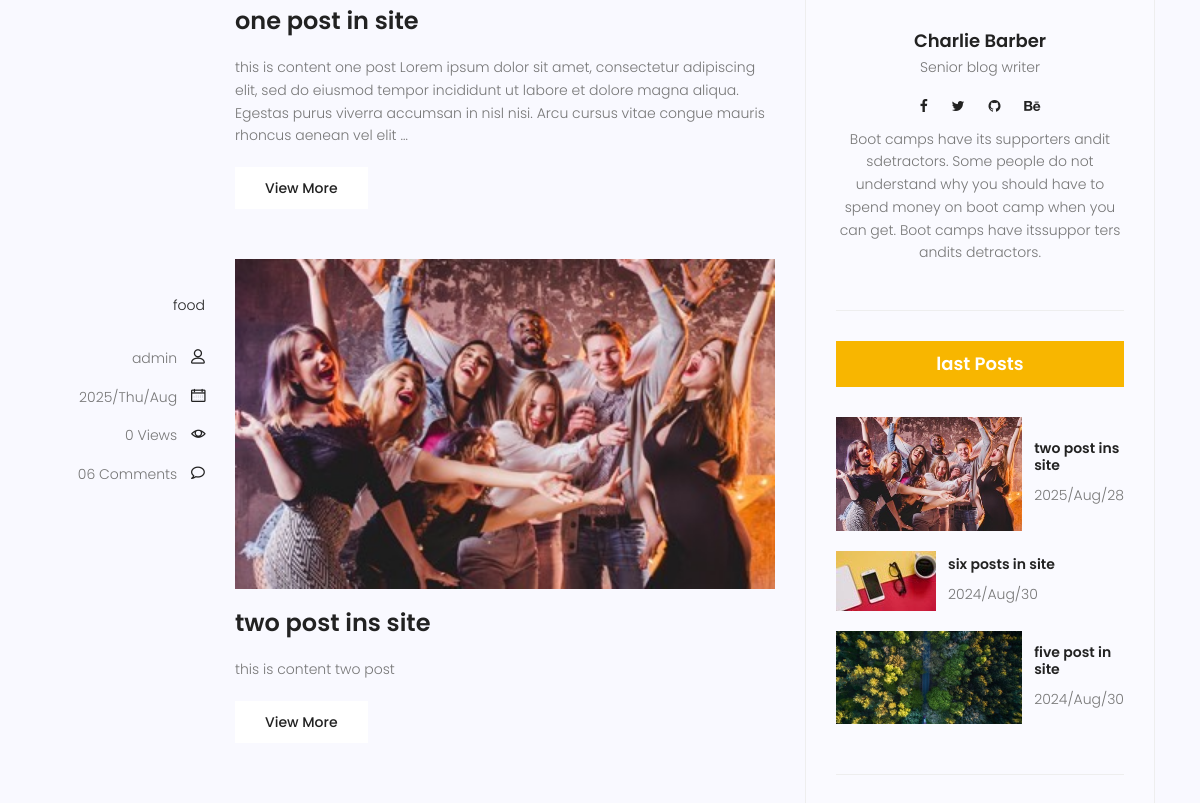
/blogs/ (middle part), run on an earlier commit of the app's database.
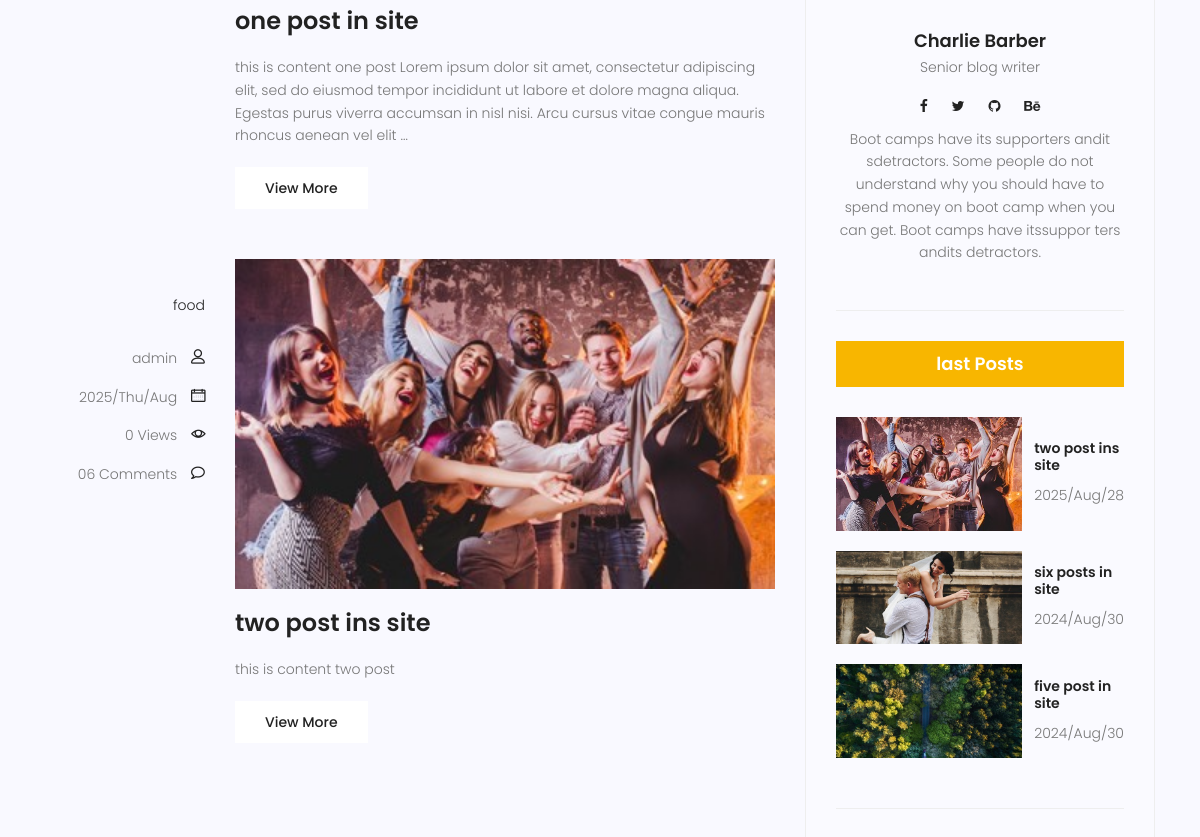
And on a later commit of the database.
### blog/models.py (models this page shows, shortened)
class Post(models.Model):
    author = models.ForeignKey(User,on_delete=models.SET_NULL,null=True)
    title = models.CharField(max_length=255)
    content = models.TextField()
    category = models.ManyToManyField('Category')
    image = models.ImageField(upload_to="blog_image",null=True)
    status = models.BooleanField(default=False)
    counted_view = models.IntegerField(default=0)
    created_date = models.DateTimeField(auto_now_add=True,null=True)
    updated_date = models.DateTimeField(auto_now=True,null=True)
    published_date = models.DateTimeField(null=True)
    class Meta:
        ordering = ["created_date"]
        verbose_name = "پست "
        verbose_name_plural = "پست ها "

### blog/views.py (the view)
# urls.py: path("",views.all_blogs_view,name="all"),
def all_blogs_view(request,**kwargs):
    time_now = timezone.now()
    posts = Post.objects.exclude(published_date__gt=time_now).filter(status=True)
    cat_name = ""
    username = ""
    if kwargs.get("cat_name") != None:
        cat_name = kwargs.get("cat_name")
        posts = posts.filter(category__name=kwargs.get("cat_name"))
    if kwargs.get("username") != None:
        username = kwargs.get("username")
        posts = posts.filter(author__username=kwargs.get("username"))
    posts = Paginator(posts,2)
    try :
        page_number = request.GET.get("page")
        posts = posts.get_page(page_number)
    except PageNotAnInteger:
        posts = posts.get_page(1)
    except EmptyPage :
        posts = posts.get_page(1)
    return render(request,"blog/all_blog.html",{"posts" :posts,"cat_name":cat_name ,"username" :username})

### blog/models.py (called while the page is built)
    def __str__(self):
        return self.name

### blog/templatetags/blog_sidebar.py (called while the page is built)
@register.inclusion_tag("blog/category_sidebar.html")
def all_category_sidebar():
    time_now = timezone.now()
    posts = Post.objects.exclude(published_date__gt=time_now).filter(status=True)
    category_dict = {}
    category = Category.objects.all()
    for name in category :
        category_dict[name] = posts.filter(category=name).count()
    return {
        "category": category_dict
    }

@register.inclusion_tag("blog/last_post_sidebar.html")
def last_post_sidebar():
    time_now = timezone.now()
    last_posts = Post.objects.exclude(published_date__gt=time_now).filter(status=True).order_by("-published_date")[:3]
    return {"last_posts" :last_posts}

### templates/blog/all_blog.html (shortened to what this page needs)
{% extends 'base.html' %}
{% load static %}
{% load blog_sidebar %}
{% block content %}
<section class="post-content-area">
    <div class="container">
        <div class="row">
            <div class="col-lg-8 posts-list">
                {% for post in posts %}
                <div class="single-post row">
                    <div class="col-lg-3  col-md-3 meta-details">
                        <ul class="tags">
                            {% for cat in post.category.all%}
                            <li><a href="{% url 'blog:category' cat.name %}">{{cat.name}}</a></li>
                            {% endfor %}
                        </ul>
                        <div class="user-details row">
                            <p class="user-name col-lg-12 col-md-12 col-6"><a href="{% url 'blog:author' post.author.username %}">{{ post.author}}</a> <span class="lnr lnr-user"></span></p>
                            <p class="date col-lg-12 col-md-12 col-6"><a href="#">{{post.published_date|date:"Y/D/M "}}</a> <span class="lnr lnr-calendar-full"></span></p>
                            <p class="view col-lg-12 col-md-12 col-6"><a href="#">{{post.counted_view}} Views</a> <span class="lnr lnr-eye"></span></p>
                            <p class="comments col-lg-12 col-md-12 col-6"><a href="#">06 Comments</a> <span class="lnr lnr-bubble"></span></p>
                        </div>
                    </div>
                    <div class="col-lg-9 col-md-9 ">
                        <div class="feature-img">
                            <img class="img-fluid" src="{{post.image.url}}" alt="">
                        </div>
                        <a class="posts-title" href="{% url 'blog:single' post.id %}"><h3>{{post.title}}</h3></a>
                        <p class="excert">
                            {{post.content|truncatewords:40}}
                        </p>
                        <a href="{% url 'blog:single' post.id %}" class="primary-btn">View More</a>
                    </div>
                </div>
                {% endfor %}
                <nav class="blog-pagination justify-content-center d-flex">
                </nav>
            </div>
            <div class="col-lg-4 sidebar-widgets">
                <div class="widget-wrap">
                    <div class="single-sidebar-widget user-info-widget">
                        <a href="#"><h4>Charlie Barber</h4></a>
                        <p>
                            Senior blog writer
                        </p>
                        <ul class="social-links">
                            <li><a href="#"><i class="fa fa-facebook"></i></a></li>
                            <li><a href="#"><i class="fa fa-twitter"></i></a></li>
                            <li><a href="#"><i class="fa fa-github"></i></a></li>
                            <li><a href="#"><i class="fa fa-behance"></i></a></li>
                        </ul>
                        <p>
                            Boot camps have its supporters andit sdetractors. Some people do not understand why you should have to spend money on boot camp when you can get. Boot camps have itssuppor ters andits detractors.
                        </p>
                    </div>
                    {% last_post_sidebar %}
                </div>
            </div>
        </div>
    </div>
</section>
{% endblock %}

### templates/blog/last_post_sidebar.html
{% load static %}
<div class="single-sidebar-widget popular-post-widget">
    <h4 class="popular-title">last Posts</h4>
    <div class="popular-post-list">
        {% for post in last_posts %}
        <div class="single-post-list d-flex flex-row align-items-center">
            <div class="thumb">
                <img class="img-fluid" src="{{post.image.url}}" alt="">
            </div>
            <div class="details">
                <a href="{% url 'blog:single' post.id%}"><h6>{{post.title}}</h6></a>
                <p>{{post.published_date|date:"Y/M/d"}}</p>
            </div>
        </div>
        {% endfor %}
    </div>
</div>

What changed in the data, as far as the page shows it:
changed Post "six posts in site": image: a different picture
